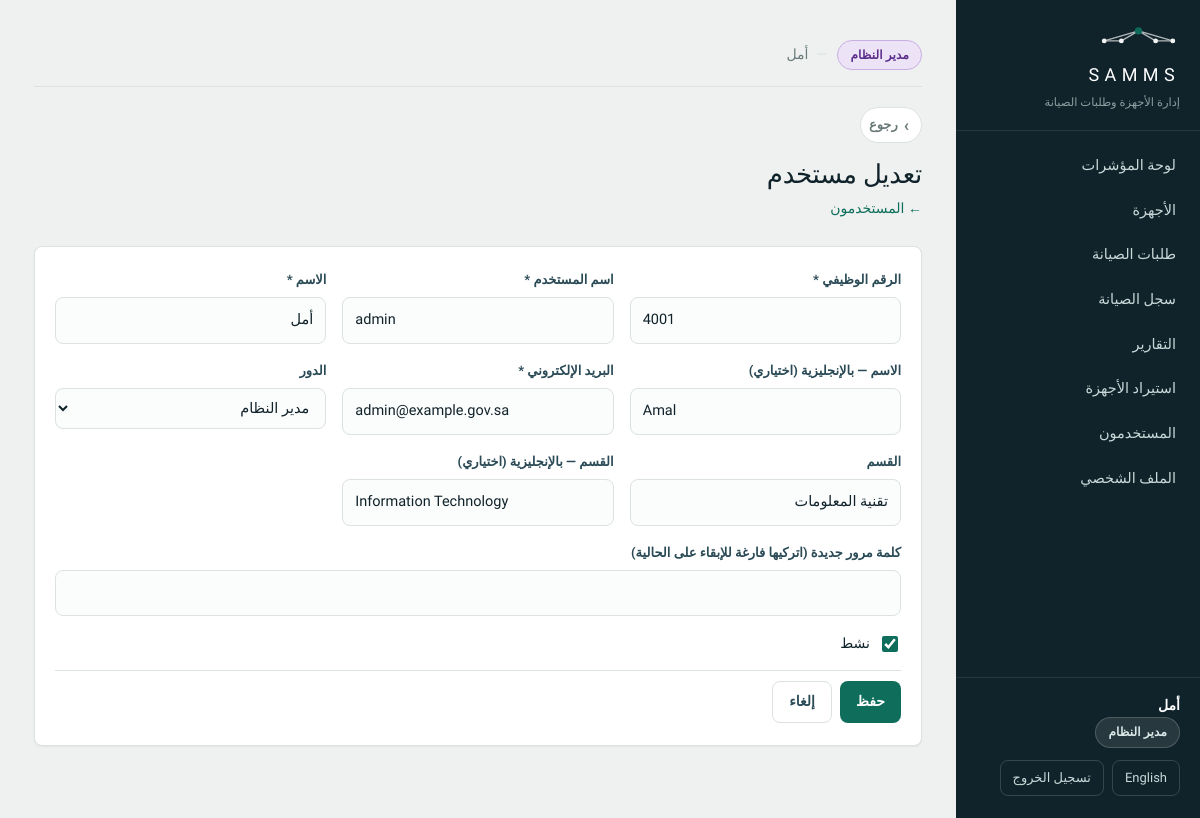
Screenshot of /user_form.php?id=1 (signed in) with the database file from the repository.
### tables this page shows
CREATE TABLE Users (
    UserID        INT AUTO_INCREMENT PRIMARY KEY,
    EmployeeNo    VARCHAR(20)  NOT NULL UNIQUE,
    FullName      VARCHAR(120) NOT NULL,
    FullNameEn    VARCHAR(120) NULL,
    Username      VARCHAR(50)  NOT NULL UNIQUE,
    PasswordHash  VARCHAR(255) NOT NULL,
    Email         VARCHAR(120) NOT NULL UNIQUE,
    Department    VARCHAR(100) NULL,
    DepartmentEn  VARCHAR(100) NULL,
    Role          ENUM('Admin','Employee','ITSupport','Manager') NOT NULL,
    IsActive      TINYINT(1)   NOT NULL DEFAULT 1,
    CreatedAt     DATETIME     NOT NULL DEFAULT CURRENT_TIMESTAMP,
    INDEX idx_users_role (Role)
);

### includes/lang.php (called while the page is built, shortened)
<?php
function locale(): string
{
    static $locale = null;
    if ($locale === null) {
        if (!empty($_SESSION['locale']) && in_array($_SESSION['locale'], SUPPORTED_LOCALES, true)) {
            $locale = $_SESSION['locale'];
        } elseif (!empty($_COOKIE[LOCALE_COOKIE]) && in_array($_COOKIE[LOCALE_COOKIE], SUPPORTED_LOCALES, true)) {
            $locale = $_COOKIE[LOCALE_COOKIE];
            $_SESSION['locale'] = $locale;
        } else {
            $locale = DEFAULT_LOCALE;
        }
    }
    return $locale;
}
function other_locale(): string
{
    return locale() === 'ar' ? 'en' : 'ar';
}
function is_rtl(): bool
{
    return locale() === 'ar';
}
function dir_attr(): string
{
    return is_rtl() ? 'rtl' : 'ltr';
}
function t(string $key, ...$args): string
{
    static $strings = [];
    $loc = locale();
    if (!isset($strings[$loc])) {
        $file = __DIR__ . '/../lang/' . $loc . '.php';
        $strings[$loc] = is_file($file) ? require $file : [];
    }
    $text = $strings[$loc][$key] ?? null;
    return $args ? vsprintf($text, $args) : $text;
}
function lang_switch_url(): string
{
    $back = basename($_SERVER['PHP_SELF']);
    $qs   = $_GET;
    unset($qs['set']);
    $query = $qs ? '?' . http_build_query($qs) : '';
    return 'lang.php?set=' . other_locale()
         . '&back=' . rawurlencode($back . $query);
}

### includes/auth.php (called while the page is built, shortened)
<?php
require_once __DIR__ . '/functions.php';
function current_user(): ?array
{
    return $_SESSION['user'] ?? null;
}
function current_user_name(): string
{
    $u = current_user();
    return $u['name'];
}
function first_name(string $full): string
{
    $full = trim(preg_replace('/\s+/u', ' ', $full));
    $parts = explode(' ', $full);
    return $parts[0];
}
function current_first_name(): string
{
    return first_name(current_user_name());
}
function nav_items(string $role): array
{
    $all = [
        'dashboard.php'   => ['key' => 'nav.dashboard',   'roles' => ['Admin', 'Manager', 'ITSupport', 'Employee']],
        'assets.php'      => ['key' => 'nav.assets',      'roles' => ['Admin', 'Manager', 'ITSupport']],
        'my_assets.php'   => ['key' => 'nav.my_assets',   'roles' => ['Employee']],
        'requests.php'    => ['key' => 'nav.requests',    'roles' => ['Admin', 'Manager', 'ITSupport', 'Employee']],
        'maintenance.php' => ['key' => 'nav.maintenance', 'roles' => ['Admin', 'Manager', 'ITSupport']],
        'reports.php'     => ['key' => 'nav.reports',     'roles' => ['Admin', 'Manager']],
        'import.php'      => ['key' => 'nav.import',      'roles' => ['Admin']],
        'users.php'       => ['key' => 'nav.users',       'roles' => ['Admin']],
        'profile.php'     => ['key' => 'nav.profile',     'roles' => ['Admin', 'Manager', 'ITSupport', 'Employee']],
    ];
    $items = [];
    foreach ($all as $file => $item) {
        if (in_array($role, $item['roles'], true)) {
            $items[$file] = $item;
        }
    }
    return $items;
}

### user_form.php (the view, shortened to what this page needs)
<?php
require_once __DIR__ . '/includes/auth.php';
$pdo    = db();
$id     = (int) ($_GET['id'] ?? 0);
$isEdit = $id > 0;
if ($isEdit) {
    $stmt = $pdo->prepare('SELECT * FROM Users WHERE UserID = :id');
    $stmt->execute([':id' => $id]);
}
$pageTitle = $isEdit ? t('user.edit') : t('user.add');
require_once __DIR__ . '/includes/header.php';
?>
<?= back_link('users.php') ?>
<div class="page-head">
    <h1><?= e($pageTitle) ?></h1>
    <p><a href="users.php">&larr; <?= e(t('user.title')) ?></a></p>
</div>
<form method="post" class="panel form-panel">
    <div class="form-grid">
        <div class="field">
            <label for="EmployeeNo"><?= e(t('user.empno')) ?> *</label>
            <input type="text" id="EmployeeNo" name="EmployeeNo" dir="ltr" value="<?= e($u['EmployeeNo']) ?>" required>
        </div>
        <div class="field">
            <label for="Username"><?= e(t('user.username')) ?> *</label>
            <input type="text" id="Username" name="Username" dir="ltr" value="<?= e($u['Username']) ?>" required>
        </div>
        <div class="field">
            <label for="FullName"><?= e(t('user.name')) ?> *</label>
            <input type="text" id="FullName" name="FullName" value="<?= e($u['FullName']) ?>" required>
        </div>
        <div class="field">
            <label for="FullNameEn"><?= e(t('user.name')) ?> — <?= e(t('c.english_optional')) ?></label>
            <input type="text" id="FullNameEn" name="FullNameEn" dir="ltr" value="<?= e($u['FullNameEn']) ?>">
        </div>
        <div class="field">
            <label for="Email"><?= e(t('user.email')) ?> *</label>
            <input type="email" id="Email" name="Email" dir="ltr" value="<?= e($u['Email']) ?>" required>
        </div>
        <div class="field">
            <label for="Role"><?= e(t('user.role')) ?></label>
            <select id="Role" name="Role">
                <?php foreach (roles() as $rl): ?>
                    <option value="<?= e($rl) ?>" <?= $u['Role'] === $rl ? 'selected' : '' ?>><?= e(role_label($rl)) ?></option>
                <?php endforeach; ?>
            </select>
        </div>
        <div class="field">
            <label for="Department"><?= e(t('user.dept')) ?></label>
            <input type="text" id="Department" name="Department" value="<?= e($u['Department']) ?>">
        </div>
        <div class="field">
            <label for="DepartmentEn"><?= e(t('user.dept')) ?> — <?= e(t('c.english_optional')) ?></label>
            <input type="text" id="DepartmentEn" name="DepartmentEn" dir="ltr" value="<?= e($u['DepartmentEn']) ?>">
        </div>
        <div class="field wide">
            <label for="Password"><?= e($isEdit ? t('user.password_keep') : t('user.password_new') . ' *') ?></label>
            <input type="password" id="Password" name="Password" dir="ltr" autocomplete="new-password" <?= $isEdit ? '' : 'required' ?>>
        </div>
    </div>
    <label class="check">
        <input type="checkbox" name="IsActive" value="1" <?= $u['IsActive'] ? 'checked' : '' ?>>
        <span><?= e(t('user.active')) ?></span>
    </label>
    <div class="form-actions">
        <button type="submit" class="btn btn-inline"><?= e(t('c.save')) ?></button>
        <a href="users.php" class="btn btn-inline btn-ghost"><?= e(t('c.cancel')) ?></a>
    </div>
</form>
<?php require_once __DIR__ . '/includes/footer.php'; ?>

### includes/header.php (shortened to what this page needs)
<?php
require_once __DIR__ . '/auth.php';
$user     = current_user();
$role     = $user['role'];
$navItems = nav_items($role);
$current  = basename($_SERVER['PHP_SELF']);
?>
<!DOCTYPE html>
<html lang="<?= e(locale()) ?>" dir="<?= e(dir_attr()) ?>">
<head>
<link rel="stylesheet" href="assets/css/style.css">
</head>
<body>
<div class="shell">
    <aside class="sidebar">
        <div class="brand">
            <?= logo_svg(26) ?>
            <span class="brand-name">SAMMS</span>
            <span class="brand-sub"><?= e(t('app.brand_sub')) ?></span>
        </div>
        <ul class="nav">
            <?php foreach ($navItems as $file => $item): ?>
                <li>
                    <a href="<?= e($file) ?>" class="<?= $current === $file ? 'active' : '' ?>">
                        <?= e(t($item['key'])) ?>
                    </a>
                </li>
            <?php endforeach; ?>
        </ul>
        <div class="sidebar-foot">
            <span class="who-name"><?= e(current_first_name()) ?></span>
            <span class="who-role role-badge role-<?= e(strtolower($role)) ?>"><?= e(role_label($role)) ?></span>
            <div class="foot-actions">
                <a href="<?= e(lang_switch_url()) ?>" class="lang-btn"><?= e(t('c.language')) ?></a>
                <a href="logout.php" class="signout"><?= e(t('auth.sign_out')) ?></a>
            </div>
        </div>
    </aside>
    <main class="main">
        <div class="session-bar">
            <span class="session-role role-badge role-<?= e(strtolower($role)) ?>">
                <?= e(role_label($role)) ?>
            </span>
            <span class="session-user"><?= e(current_first_name()) ?></span>
        </div>

### rows the page displays
users: FullName "أمل", Role "مدير النظام", EmployeeNo "4001", Username "admin", FullNameEn "Amal", Email "admin@example.gov.sa", Department "تقنية المعلومات", DepartmentEn "Information Technology", IsActive "☑"

### other values shown
t('app.brand_sub') "إدارة الأجهزة وطلبات الصيانة"
t($item['key']) "لوحة المؤشرات"
t($item['key']) "الأجهزة"
t($item['key']) "طلبات الصيانة"
t($item['key']) "سجل الصيانة"
t($item['key']) "التقارير"
t($item['key']) "استيراد الأجهزة"
t($item['key']) "المستخدمون"
t($item['key']) "الملف الشخصي"
t('c.language') "English"
t('auth.sign_out') "تسجيل الخروج"
$label "رجوع"
$pageTitle "تعديل مستخدم"
t('user.title') "المستخدمون"
t('user.empno') "الرقم الوظيفي"
